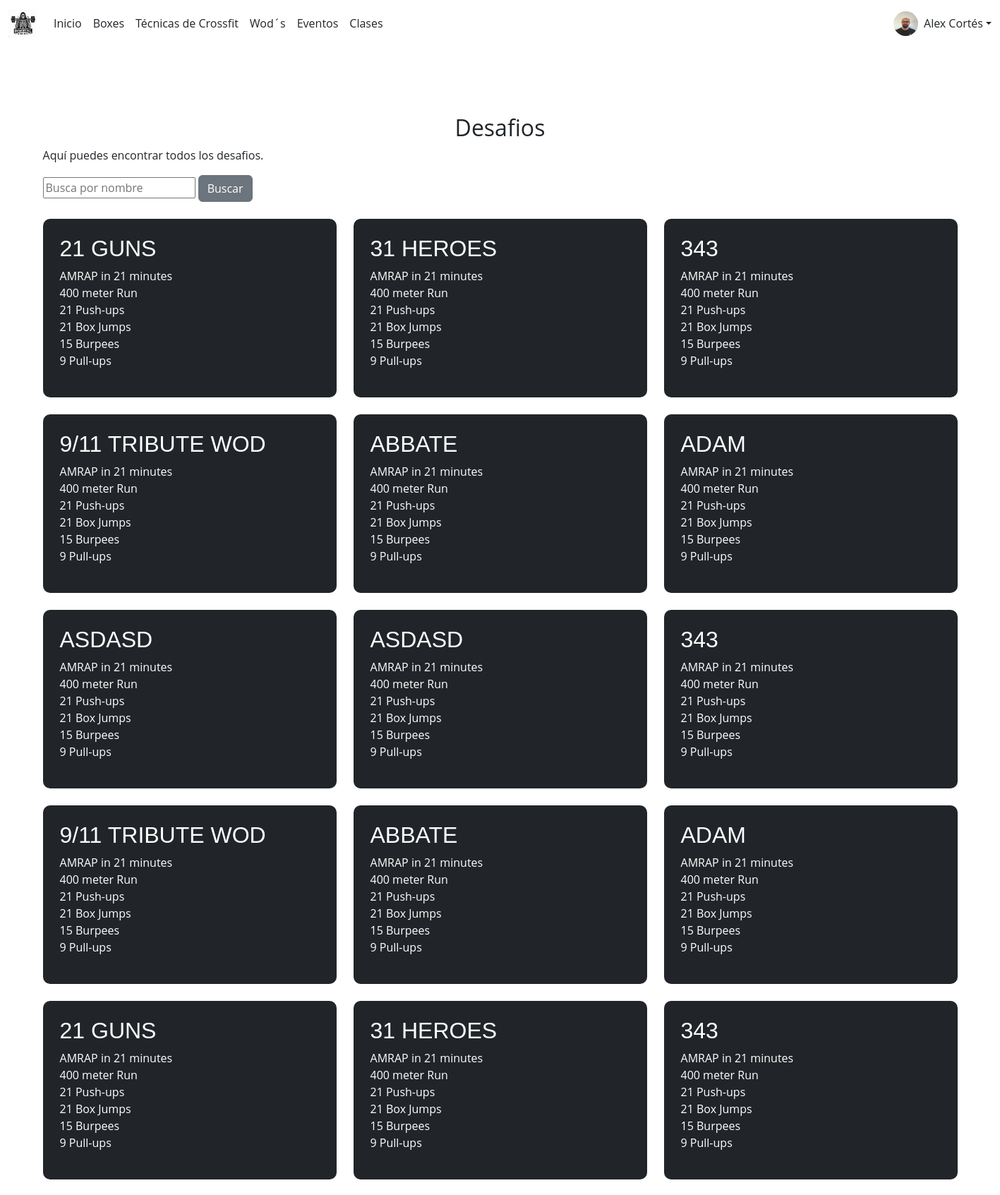
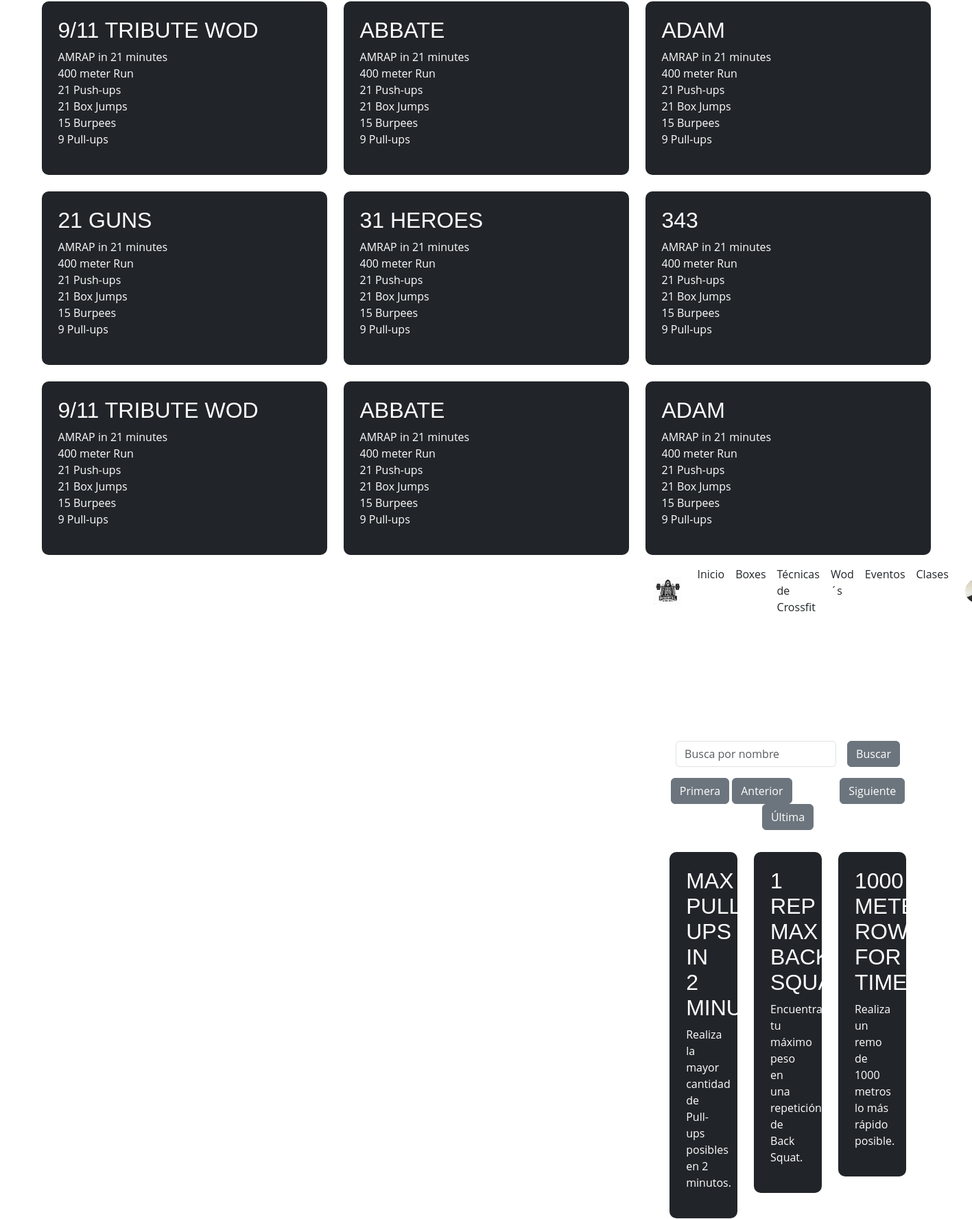
Page /usuario/desafios.php (upper part) on the committed database (2 pictures, top to bottom).
### tables this page shows
CREATE TABLE `wods` (
  `ID_Wods` int(11) NOT NULL,
  `Nombre` varchar(255) NOT NULL,
  `Descripcion` varchar(255) NOT NULL,
  `Tipo` enum('The Girls','The Heroes','Programas','Distancias','Desafios','Qualifiers') NOT NULL
);

### usuario/desafios.php (the view, shortened to what this page needs)
<?php
include '../modulos/header.php';
?>
    <section class="mt-5">
        <div class="container mt-5">
            <h2 class="text-center">Desafios</h2>
            <div>
                <p>Aquí puedes encontrar todos los desafios.</p>
            </div>
            <div id="data-table-basic_filter" class="dataTables_filter"><label><input type="search" class=""
                        placeholder="Busca por nombre" aria-controls="data-table-basic"></label>
                        <button class="btn btn-secondary">Buscar</button>
            </div>
            <br>
            <div class="row" id="wodContainer">
                <div class="wods col-md-6 col-lg-4  mb-4">
                    <div class="p-4 bg-dark">
                        <h4 class="titulo-wods">21 Guns</h4>
                        <p>AMRAP in 21 minutes <br>
                            400 meter Run<br>
                            21 Push-ups<br>
                            21 Box Jumps<br>
                            15 Burpees<br>
                            9 Pull-ups</p>
                    </div>
                </div>
                <div class="wods col-md-6 col-lg-4  mb-4">
                    <div class="p-4 bg-dark">
                        <h4 class="titulo-wods">31 Heroes</h4>
                        <p>AMRAP in 21 minutes <br>
                            400 meter Run<br>
                            21 Push-ups<br>
                            21 Box Jumps<br>
                            15 Burpees<br>
                            9 Pull-ups</p>
                    </div>
                </div>
                <div class="wods col-md-6 col-lg-4  mb-4">
                    <div class="p-4 bg-dark">
                        <h4 class="titulo-wods">343</h4>
                        <p>AMRAP in 21 minutes <br>
                            400 meter Run<br>
                            21 Push-ups<br>
                            21 Box Jumps<br>
                            15 Burpees<br>
                            9 Pull-ups</p>
                    </div>
                </div>
                <div class="wods col-md-6 col-lg-4  mb-4">
                    <div class="p-4 bg-dark">
                        <h4 class="titulo-wods">9/11 Tribute Wod</h4>
                        <p>AMRAP in 21 minutes <br>
                            400 meter Run<br>
                            21 Push-ups<br>
                            21 Box Jumps<br>
                            15 Burpees<br>
                            9 Pull-ups</p>
                    </div>
                </div>
                <div class="wods col-md-6 col-lg-4  mb-4">
                    <div class="p-4 bg-dark">
                        <h4 class="titulo-wods">Abbate</h4>
                        <p>AMRAP in 21 minutes <br>
                            400 meter Run<br>
                            21 Push-ups<br>
                            21 Box Jumps<br>
                            15 Burpees<br>
                            9 Pull-ups</p>
                    </div>
                </div>
                <div class="wods col-md-6 col-lg-4  mb-4">
                    <div class="p-4 bg-dark">
                        <h4 class="titulo-wods">Adam</h4>
                        <p>AMRAP in 21 minutes <br>
                            400 meter Run<br>
                            21 Push-ups<br>
                            21 Box Jumps<br>
                            15 Burpees<br>
                            9 Pull-ups</p>
                    </div>
                </div>
            </div>
            <div class="row" id="wodContainer">
                <div class="wods col-md-6 col-lg-4  mb-4">
                    <div class="p-4 bg-dark">
                        <h4 class="titulo-wods">asdasd</h4>
                        <p>AMRAP in 21 minutes <br>
                            400 meter Run<br>
                            21 Push-ups<br>
                            21 Box Jumps<br>
                            15 Burpees<br>
                            9 Pull-ups</p>
                    </div>
                </div>
                <div class="wods col-md-6 col-lg-4  mb-4">
                    <div class="p-4 bg-dark">
                        <h4 class="titulo-wods">asdasd</h4>
                        <p>AMRAP in 21 minutes <br>
                            400 meter Run<br>
                            21 Push-ups<br>
                            21 Box Jumps<br>
                            15 Burpees<br>
                            9 Pull-ups</p>
                    </div>
                </div>
                <div class="wods col-md-6 col-lg-4  mb-4">
                    <div class="p-4 bg-dark">
                        <h4 class="titulo-wods">343</h4>
                        <p>AMRAP in 21 minutes <br>
                            400 meter Run<br>
                            21 Push-ups<br>
                            21 Box Jumps<br>
                            15 Burpees<br>
                            9 Pull-ups</p>
                    </div>
                </div>
                <div class="wods col-md-6 col-lg-4  mb-4">
                    <div class="p-4 bg-dark">
                        <h4 class="titulo-wods">9/11 Tribute Wod</h4>
                        <p>AMRAP in 21 minutes <br>
                            400 meter Run<br>
                            21 Push-ups<br>
                            21 Box Jumps<br>
                            15 Burpees<br>
                            9 Pull-ups</p>
                    </div>
                </div>
                <div class="wods col-md-6 col-lg-4  mb-4">
                    <div class="p-4 bg-dark">
                        <h4 class="titulo-wods">Abbate</h4>
                        <p>AMRAP in 21 minutes <br>
                            400 meter Run<br>
                            21 Push-ups<br>
                            21 Box Jumps<br>
                            15 Burpees<br>
                            9 Pull-ups</p>
                    </div>
                </div>
                <div class="wods col-md-6 col-lg-4  mb-4">
                    <div class="p-4 bg-dark">
                        <h4 class="titulo-wods">Adam</h4>
                        <p>AMRAP in 21 minutes <br>
                            400 meter Run<br>
                            21 Push-ups<br>
                            21 Box Jumps<br>
                            15 Burpees<br>
                            9 Pull-ups</p>
                    </div>
                </div>
            </div>
            <div class="row" id="wodContainer">
                <div class="wods col-md-6 col-lg-4  mb-4">
                    <div class="p-4 bg-dark">
                        <h4 class="titulo-wods">21 Guns</h4>
                        <p>AMRAP in 21 minutes <br>
                            400 meter Run<br>
                            21 Push-ups<br>
                            21 Box Jumps<br>
                            15 Burpees<br>
                            9 Pull-ups</p>
                    </div>
                </div>
                <div class="wods col-md-6 col-lg-4  mb-4">
                    <div class="p-4 bg-dark">
                        <h4 class="titulo-wods">31 Heroes</h4>
                        <p>AMRAP in 21 minutes <br>
                            400 meter Run<br>
                            21 Push-ups<br>
                            21 Box Jumps<br>
                            15 Burpees<br>
                            9 Pull-ups</p>
                    </div>
                </div>
                <div class="wods col-md-6 col-lg-4  mb-4">
                    <div class="p-4 bg-dark">
                        <h4 class="titulo-wods">343</h4>
                        <p>AMRAP in 21 minutes <br>
                            400 meter Run<br>
                            21 Push-ups<br>
                            21 Box Jumps<br>
                            15 Burpees<br>
                            9 Pull-ups</p>
                    </div>
                </div>
                <div class="wods col-md-6 col-lg-4  mb-4">
                    <div class="p-4 bg-dark">
                        <h4 class="titulo-wods">9/11 Tribute Wod</h4>
                        <p>AMRAP in 21 minutes <br>
                            400 meter Run<br>
                            21 Push-ups<br>
                            21 Box Jumps<br>
                            15 Burpees<br>
                            9 Pull-ups</p>
                    </div>
                </div>
                <div class="wods col-md-6 col-lg-4  mb-4">
                    <div class="p-4 bg-dark">
                        <h4 class="titulo-wods">Abbate</h4>
                        <p>AMRAP in 21 minutes <br>
                            400 meter Run<br>
                            21 Push-ups<br>
                            21 Box Jumps<br>
                            15 Burpees<br>
                            9 Pull-ups</p>
                    </div>
                </div>
                <div class="wods col-md-6 col-lg-4  mb-4">
                    <div class="p-4 bg-dark">
                        <h4 class="titulo-wods">Adam</h4>
                        <p>AMRAP in 21 minutes <br>
                            400 meter Run<br>
                            21 Push-ups<br>
                            21 Box Jumps<br>
                            15 Burpees<br>
                            9 Pull-ups</p>
                    </div>
                </div>
            </div>
            <div class="row" id="wodContainer">
                <div class="wods col-md-6 col-lg-4  mb-4">
                    <div class="p-4 bg-dark">
                        <h4 class="titulo-wods">21 Guns</h4>
                        <p>AMRAP in 21 minutes <br>
                            400 meter Run<br>
                            21 Push-ups<br>
                            21 Box Jumps<br>
                            15 Burpees<br>
                            9 Pull-ups</p>
                    </div>
                </div>
                <div class="wods col-md-6 col-lg-4  mb-4">
                    <div class="p-4 bg-dark">
                        <h4 class="titulo-wods">31 Heroes</h4>
                        <p>AMRAP in 21 minutes <br>
                            400 meter Run<br>
                            21 Push-ups<br>
                            21 Box Jumps<br>
                            15 Burpees<br>
                            9 Pull-ups</p>
                    </div>
                </div>
                <div class="wods col-md-6 col-lg-4  mb-4">
                    <div class="p-4 bg-dark">
                        <h4 class="titulo-wods">343</h4>
                        <p>AMRAP in 21 minutes <br>
                            400 meter Run<br>
                            21 Push-ups<br>
                            21 Box Jumps<br>
                            15 Burpees<br>
                            9 Pull-ups</p>
                    </div>
                </div>
                <div class="wods col-md-6 col-lg-4  mb-4">
                    <div class="p-4 bg-dark">
                        <h4 class="titulo-wods">9/11 Tribute Wod</h4>
                        <p>AMRAP in 21 minutes <br>
                            400 meter Run<br>
                            21 Push-ups<br>
                            21 Box Jumps<br>
                            15 Burpees<br>
                            9 Pull-ups</p>
                    </div>
                </div>
                <div class="wods col-md-6 col-lg-4  mb-4">
                    <div class="p-4 bg-dark">
                        <h4 class="titulo-wods">Abbate</h4>
                        <p>AMRAP in 21 minutes <br>
                            400 meter Run<br>
                            21 Push-ups<br>
                            21 Box Jumps<br>
                            15 Burpees<br>
                            9 Pull-ups</p>
                    </div>
                </div>
                <div class="wods col-md-6 col-lg-4  mb-4">
                    <div class="p-4 bg-dark">
                        <h4 class="titulo-wods">Adam</h4>
                        <p>AMRAP in 21 minutes <br>
                            400 meter Run<br>
                            21 Push-ups<br>
                            21 Box Jumps<br>
                            15 Burpees<br>
                            9 Pull-ups</p>
                    </div>
                    <?php
include '../modulos/header.php';
?>
<?php
include '../CRUD/conexion.php';
$resultados_por_pagina = 6;
$sql_total = "SELECT COUNT(*) as total FROM wods WHERE tipo = 'Desafios'";
$result_total = $conexion->query($sql_total);
$row_total = $result_total->fetch_assoc();
$total_resultados = $row_total['total'];
$total_paginas = ceil($total_resultados / $resultados_por_pagina);
$pagina_actual = isset($_GET['pagina']) ? $_GET['pagina'] : 1;
$inicio = ($pagina_actual - 1) * $resultados_por_pagina;
$sql_pagina = "SELECT * FROM wods WHERE tipo = 'Desafios' LIMIT $inicio, $resultados_por_pagina";
$result_pagina = $conexion->query($sql_pagina);
?>
<section class="general bg-white my-2">
    <div class="container mt-5">
        <h2 class="text-center">The Heroes</h2>
        <div class="text-center">
            <p>Aquí puedes encontrar todos los wod`s de "The Heroes".</p>
        </div>
        <div id="data-table-basic_filter" class="d-flex justify-content-center gap-3">
            <label class="text-center">
                <input type="search" class="form-control" id="inputBusqueda" placeholder="Busca por nombre" aria-controls="data-table-basic">
            </label>
            <button class="btn btn-secondary ml-3">Buscar</button>
        </div>
        <div id="pagination" class="text-center m-3 ">
            <?php if ($total_paginas > 1) : ?>
                <a href="?pagina=1" class="btn btn-secondary">Primera</a>
                <a href="?pagina=<?php echo $pagina_actual > 1 ? $pagina_actual - 1 : 1; ?>" class="btn btn-secondary">Anterior</a>
                <span class="mx-2"><?php echo $pagina_actual; ?> de <?php echo $total_paginas; ?></span>
                <a href="?pagina=<?php echo $pagina_actual < $total_paginas ? $pagina_actual + 1 : $total_paginas; ?>" class="btn btn-secondary">Siguiente</a>
                <a href="?pagina=<?php echo $total_paginas; ?>" class="btn btn-secondary">Última</a>
            <?php endif; ?>
        </div>
        <div class="row p-3" id="wodContainer">
            <?php
            if ($result_pagina->num_rows > 0) {
                while ($wod = $result_pagina->fetch_assoc()) {
            ?>
                    <div class="cuadro-wod col-md-6 col-lg-4 mb-4 cuadro-wod">
                        <div class="p-4 bg-dark">
                            <h4 class="titulo-wods"><?php echo $wod['Nombre']; ?></h4>
                            <p><?php echo $wod['Descripcion']; ?></p>
                        </div>
                    </div>
            <?php
                }
            } else {
                echo "No se encontraron wods.";
            }
            ?>
        </div>
    </div>
</section>
<?php
include '../modulos/footer.php';
?>
                </div>
            </div>
        </div>
        </div>
    <?php
include '../modulos/footer.php';
?>

### css/style.css (style rules this page uses)
* { font-family: 'Open Sans', sans-serif; }
body { background-color: #ffffff; }
.row { display: flex; justify-content: center; }
.container { justify-content: center; align-content: center; }
.wods { color:white; }
.p-4 { border-radius: 10px; }
.titulo-wods { font-family: 'Noto Sans JP', sans-serif; text-transform: uppercase; font-size: 2rem; line-height: normal; }
.cuadro-wod { color:white; width: 32%; height: 20%; }
.general { min-height: 100vh; }

### rows in the picture
wods: Nombre "MAX PULL-UPS IN 2 MINUTES", Descripcion "Realiza la mayor cantidad de Pull-ups posibles en 2 minutos."
wods: Nombre "1 REP MAX BACK SQUAT", Descripcion "Encuentra tu máximo peso en una repetición de Back Squat."
wods: Nombre "1000 METER ROW FOR TIME", Descripcion "Realiza un remo de 1000 metros lo más rápido posible."
